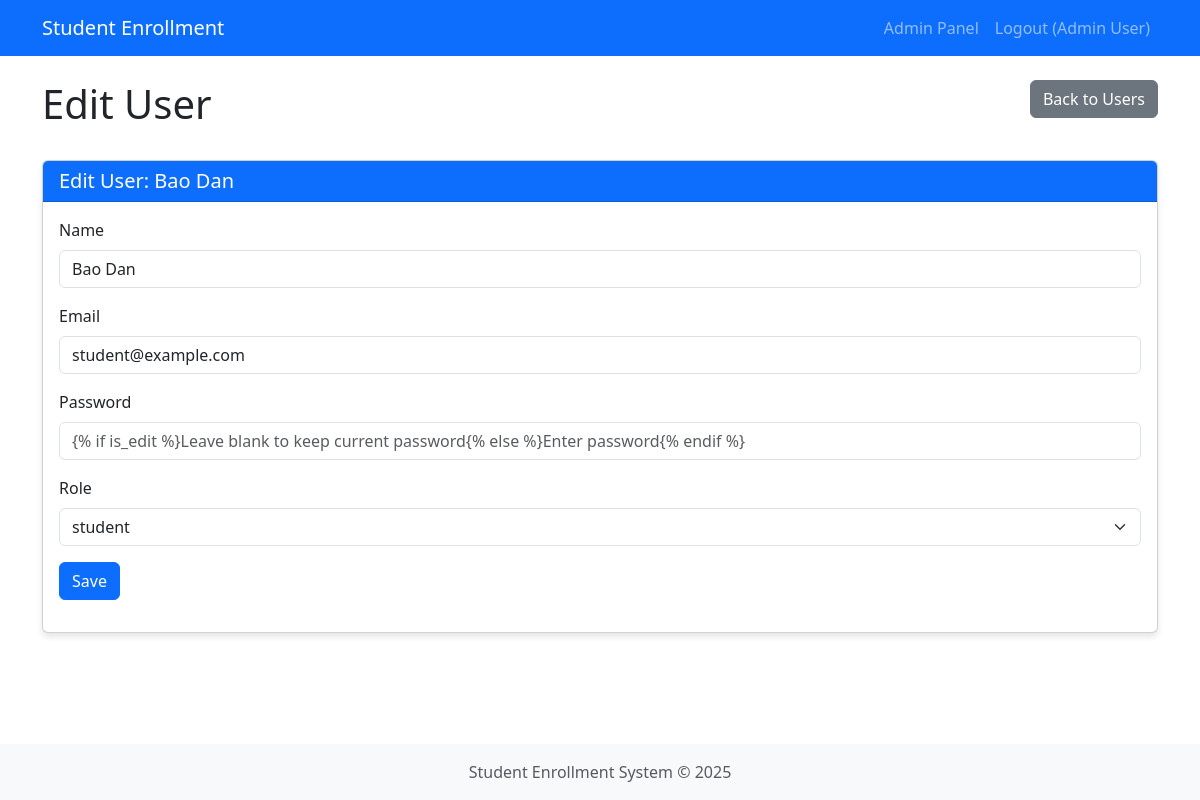
/admin/custom_users/edit/3 (signed in), run on the app's committed database.
### app.py (models this page shows, shortened)
class User(db.Model, UserMixin):
    id = db.Column(db.Integer, primary_key=True)
    email = db.Column(db.String(100), unique=True, nullable=False)
    name = db.Column(db.String(100), nullable=False)
    password = db.Column(db.String(200), nullable=False)
    role_id = db.Column(db.Integer, db.ForeignKey('role.id'), nullable=False)
    created_at = db.Column(db.DateTime, default=datetime.now)
    courses_teaching = db.relationship('Course', backref='teacher', lazy=True,
                                      cascade="all, delete-orphan")
    enrollments = db.relationship('Enrollment', backref='student', lazy=True,
                                 cascade="all, delete-orphan",
                                 primaryjoin="User.id==Enrollment.student_id")

### app.py (the view, shortened to what this page needs)
@app.route('/admin/custom_users/edit/<int:user_id>', methods=['GET', 'POST'])
@login_required
@role_required('admin')
def admin_edit_user(user_id):
    user = User.query.get_or_404(user_id)
    form = UserForm(obj=user)
    form.role_id.choices = [(r.id, r.name) for r in Role.query.all()]
    if request.method == 'GET':
        form.password.data = ''
    return render_template('admin/user_form.html', form=form, is_edit=True, user=user)

### app.py
class UserForm(FlaskForm):
    name = StringField('Name', validators=[DataRequired(), Length(max=100)])
    email = StringField('Email', validators=[DataRequired(), Email(), Length(max=100)])
    password = PasswordField('Password', validators=[Optional(), Length(min=6)])
    role_id = SelectField('Role', coerce=int, validators=[DataRequired()])
    submit = SubmitField('Save')

### app.py (called while the page is built)
@login_manager.user_loader
def load_user(user_id):
    return User.query.get(int(user_id))

def role_required(role_name):
    def decorator(f):
        @wraps(f)
        def decorated_function(*args, **kwargs):
            if not current_user.is_authenticated:
                return redirect(url_for('login'))
            if not current_user.role or current_user.role.name != role_name:
                flash('You do not have permission to access this page.', 'danger')
                return redirect(url_for('dashboard'))
            return f(*args, **kwargs)
        return decorated_function
    return decorator

### templates/admin/user_form.html (shortened to what this page needs)
{% extends 'base.html' %}
{% block content %}
<div class="row mb-4">
    <div class="col-6">
        <h1>{% if is_edit %}Edit User{% else %}Create User{% endif %}</h1>
    </div>
    <div class="col-6 text-end">
        <a href="{{ url_for('admin_users') }}" class="btn btn-secondary">Back to Users</a>
    </div>
</div>
<div class="card">
    <div class="card-header bg-primary text-white">
        <h5 class="mb-0">{% if is_edit %}Edit User: {{ user.name }}{% else %}New User{% endif %}</h5>
    </div>
    <div class="card-body">
        <form method="POST">
            <div class="mb-3">
                {{ form.name.label(class="form-label") }}
                {{ form.name(class="form-control") }}
            </div>
            <div class="mb-3">
                {{ form.email.label(class="form-label") }}
                {{ form.email(class="form-control") }}
            </div>
            <div class="mb-3">
                {{ form.password.label(class="form-label") }}
                {{ form.password(class="form-control", placeholder="{% if is_edit %}Leave blank to keep current password{% else %}Enter password{% endif %}") }}
            </div>
            <div class="mb-3">
                {{ form.role_id.label(class="form-label") }}
                {{ form.role_id(class="form-select") }}
            </div>
            <div class="mb-3">
                {{ form.submit(class="btn btn-primary") }}
            </div>
        </form>
    </div>
</div>
{% endblock %}

### templates/base.html (shortened to what this page needs)
<!DOCTYPE html>
<html lang="en">
<head>
    <link href="https://cdn.jsdelivr.net/npm/bootstrap@5.3.0-alpha1/dist/css/bootstrap.min.css" rel="stylesheet">
</head>
<body>
    <nav class="navbar navbar-expand-lg navbar-dark bg-primary">
        <div class="container">
            <a class="navbar-brand" href="{{ url_for('dashboard') }}">Student Enrollment</a>
            <div class="collapse navbar-collapse" id="navbarNav">
                <ul class="navbar-nav ms-auto">
                    {% if current_user.is_authenticated %}
                        {% if current_user.role %}
                            {% if current_user.role.name == 'student' %}
                                <li class="nav-item">
                                    <a class="nav-link" href="{{ url_for('student_dashboard') }}">My Courses</a>
                                </li>
                                <li class="nav-item">
                                    <a class="nav-link" href="{{ url_for('student_courses') }}">Available Courses</a>
                                </li>
                            {% elif current_user.role.name == 'teacher' %}
                                <li class="nav-item">
                                    <a class="nav-link" href="{{ url_for('teacher_dashboard') }}">My Classes</a>
                                </li>
                            {% elif current_user.role.name == 'admin' %}
                                <li class="nav-item">
                                    <a class="nav-link" href="{{ url_for('admin.index') }}">Admin Panel</a>
                                </li>
                            {% endif %}
                        {% endif %}
                        <li class="nav-item">
                            <a class="nav-link" href="{{ url_for('logout') }}">Logout ({{ current_user.name }})</a>
                        </li>
                    {% endif %}
                </ul>
            </div>
        </div>
    </nav>
    <main class="container py-4">
        {% block content %}{% endblock %}
    </main>
    <footer class="text-center text-muted">
        <div class="container">
            <p class="mb-0">Student Enrollment System &copy; 2025</p>
        </div>
    </footer>
</body>
</html>

### templates/base.html (style rules this page uses)
body { min-height: 100vh; display: flex; flex-direction: column; }
main { flex: 1; }
footer { margin-top: auto; padding: 1rem 0; background-color: #f8f9fa; }
.card { margin-bottom: 20px; box-shadow: 0 4px 6px rgba(0,0,0,0.1); }

### data on the page
User: name "Admin User"
User: name "Bao Dan", email "student@example.com", role_id "student"
